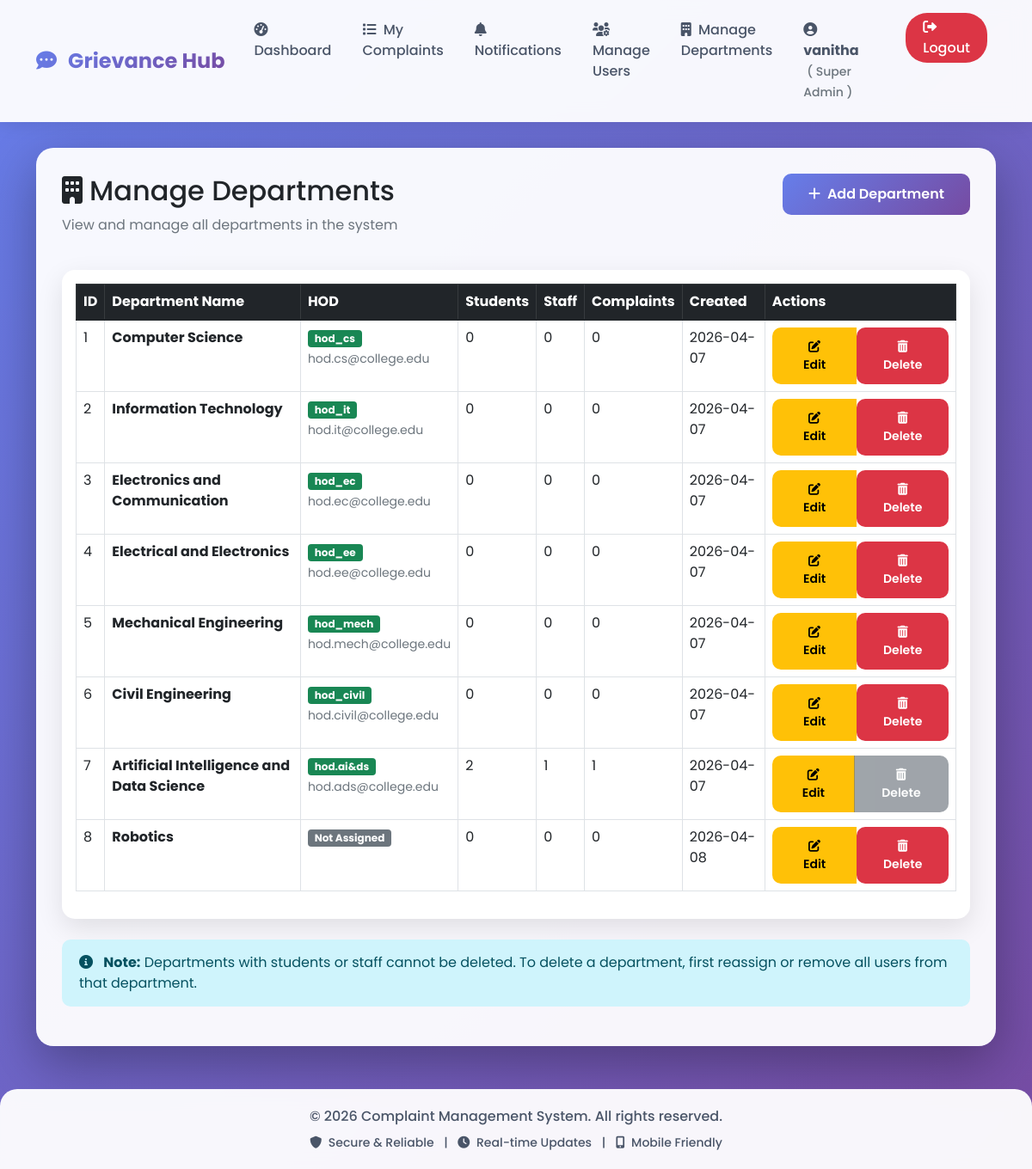
The page /admin/departments (signed in) on the database its author committed.
### models.py (models this page shows)
class User(UserMixin, db.Model):
    id = db.Column(db.Integer, primary_key=True)
    username = db.Column(db.String(80), unique=True, nullable=False)
    email = db.Column(db.String(120), unique=True, nullable=False)
    password = db.Column(db.String(200), nullable=False)
    role = db.Column(db.String(20), default='student')  # student, staff/mentor, hod, admin
    department = db.Column(db.String(100))
    year = db.Column(db.String(20))
    section = db.Column(db.String(10))
    parent_name = db.Column(db.String(100))
    parent_phone = db.Column(db.String(15))
    address = db.Column(db.Text)
    mentor_name = db.Column(db.String(100))  # For students - who is their mentor
    phone = db.Column(db.String(15))
    created_at = db.Column(db.DateTime, default=datetime.utcnow)
    complaints = db.relationship('Complaint', backref='author', lazy=True, foreign_keys='Complaint.user_id')
    assigned_complaints = db.relationship('Complaint', backref='assigned_staff', lazy=True, foreign_keys='Complaint.assigned_to')

class Department(db.Model):
    id = db.Column(db.Integer, primary_key=True)
    name = db.Column(db.String(100), unique=True, nullable=False)
    hod_id = db.Column(db.Integer, db.ForeignKey('user.id'), nullable=True)
    created_at = db.Column(db.DateTime, default=datetime.utcnow)
    hod = db.relationship('User', foreign_keys=[hod_id], backref='managed_department')

### app.py (the view)
@app.route('/admin/departments')
@login_required
def manage_departments():
    if not is_super_admin(current_user):
        abort(403)
    departments = Department.query.all()
    for dept in departments:
        dept.student_count = User.query.filter_by(department=dept.name, role='student').count()
        dept.staff_count = User.query.filter_by(department=dept.name, role='staff').count()
        dept.complaint_count = Complaint.query.join(User, Complaint.user_id == User.id).filter(User.department == dept.name).count()
    return render_template('manage_departments.html', departments=departments)

### app.py (called while the page is built)
def is_super_admin(user):
    return user.role == 'admin' and user.email == 'vanitha.sty3375@gmail.com'

def is_department_admin(user):
    return user.role == 'hod'

@login_manager.user_loader
def load_user(user_id):
    return User.query.get(int(user_id))

@app.context_processor
def utility_processor():
    return {
        'is_super_admin': is_super_admin,
        'is_department_admin': is_department_admin
    }

### templates/manage_departments.html
{% extends "base.html" %}
{% block content %}
<div class="row mb-4">
    <div class="col-12">
        <div class="d-flex justify-content-between align-items-center">
            <h2><i class="fas fa-building me-2"></i>Manage Departments</h2>
            <a href="{{ url_for('add_department') }}" class="btn btn-primary">
                <i class="fas fa-plus me-2"></i>Add Department
            </a>
        </div>
        <p class="text-muted">View and manage all departments in the system</p>
    </div>
</div>
<div class="row">
    <div class="col-12">
        <div class="card">
            <div class="card-body">
                <div class="table-responsive">
                    <table class="table table-bordered table-hover">
                        <thead class="table-dark">
                            <tr>
                                <th>ID</th>
                                <th>Department Name</th>
                                <th>HOD</th>
                                <th>Students</th>
                                <th>Staff</th>
                                <th>Complaints</th>
                                <th>Created</th>
                                <th>Actions</th>
                             </thead>
                        <tbody>
                            {% for dept in departments %}
                            <tr>
                                <td>{{ dept.id }}</td>
                                <td><strong>{{ dept.name }}</strong></td>
                                <td>
                                    {% if dept.hod %}
                                        <span class="badge bg-success">{{ dept.hod.username }}</span>
                                        <br><small class="text-muted">{{ dept.hod.email }}</small>
                                    {% else %}
                                        <span class="badge bg-secondary">Not Assigned</span>
                                    {% endif %}
                                </td>
                                <td>{{ dept.student_count }}</td>
                                <td>{{ dept.staff_count }}</td>
                                <td>{{ dept.complaint_count }}</td>
                                <td>{{ dept.created_at.strftime('%Y-%m-%d') }}</td>
                                <td>
                                    <div class="btn-group" role="group">
                                        <a href="{{ url_for('edit_department', dept_id=dept.id) }}"
                                           class="btn btn-sm btn-warning">
                                            <i class="fas fa-edit"></i> Edit
                                        </a>
                                        {% set total_users = dept.student_count + dept.staff_count %}
                                        {% if total_users == 0 %}
                                            <form method="POST" action="{{ url_for('delete_department', id=dept.id) }}"
                                                  style="display: inline-block;"
                                                  onsubmit="return confirm('Delete department \"{{ dept.name }}\"? This cannot be undone!');">
                                                <button type="submit" class="btn btn-sm btn-danger">
                                                    <i class="fas fa-trash-alt"></i> Delete
                                                </button>
                                            </form>
                                        {% else %}
                                            <button type="button"
                                                    class="btn btn-sm btn-secondary"
                                                    disabled
                                                    title="Cannot delete - has {{ total_users }} user(s) assigned">
                                                <i class="fas fa-trash-alt"></i> Delete
                                            </button>
                                        {% endif %}
                                    </div>
                                </td>
                            </tr>
                            {% endfor %}
                        </tbody>
                    </table>
                </div>
            </div>
        </div>
    </div>
</div>
<div class="row mt-4">
    <div class="col-12">
        <div class="alert alert-info">
            <i class="fas fa-info-circle me-2"></i>
            <strong>Note:</strong> Departments with students or staff cannot be deleted. To delete a department, first reassign or remove all users from that department.
        </div>
    </div>
</div>
{% endblock %}

### templates/base.html (shortened to what this page needs)
<!DOCTYPE html>
<html lang="en">
<head>
    <link href="https://cdn.jsdelivr.net/npm/bootstrap@5.1.3/dist/css/bootstrap.min.css" rel="stylesheet">
    <link rel="stylesheet" href="https://cdnjs.cloudflare.com/ajax/libs/font-awesome/6.0.0/css/all.min.css">
</head>
<body>
    <nav class="navbar navbar-expand-lg navbar-light">
        <div class="container">
            <a class="navbar-brand" href="{{ url_for('index') }}">
                <i class="fas fa-comment-dots me-2"></i>
                Grievance Hub
            </a>
            <div class="collapse navbar-collapse" id="navbarNav">
                <ul class="navbar-nav ms-auto">
                    {% if current_user.is_authenticated %}
                        <li class="nav-item">
                            {% if is_super_admin(current_user) %}
                                <a class="nav-link" href="{{ url_for('super_admin_dashboard') }}">
                                    <i class="fas fa-tachometer-alt me-1"></i> Dashboard
                                </a>
                            {% elif is_department_admin(current_user) %}
                                <a class="nav-link" href="{{ url_for('hod_dashboard') }}">
                                    <i class="fas fa-tachometer-alt me-1"></i> Dashboard
                                </a>
                            {% elif current_user.role == 'staff' %}
                                <a class="nav-link" href="{{ url_for('staff_dashboard') }}">
                                    <i class="fas fa-tachometer-alt me-1"></i> Dashboard
                                </a>
                            {% else %}
                                <a class="nav-link" href="{{ url_for('dashboard') }}">
                                    <i class="fas fa-tachometer-alt me-1"></i> Dashboard
                                </a>
                            {% endif %}
                        </li>
                        <li class="nav-item">
                            <a class="nav-link" href="{{ url_for('view_complaints') }}">
                                <i class="fas fa-list me-1"></i> My Complaints
                            </a>
                        </li>
                        <li class="nav-item position-relative">
                            <a class="nav-link" href="{{ url_for('view_notifications') }}">
                                <i class="fas fa-bell me-1"></i> Notifications
                                {% set unread = current_user.notifications|selectattr('is_read', 'equalto', false)|list|length %}
                            </a>
                        </li>
                        {% if is_super_admin(current_user) %}
                            <li class="nav-item">
                                <a class="nav-link" href="{{ url_for('super_admin_users') }}">
                                    <i class="fas fa-users-cog me-1"></i> Manage Users
                                </a>
                            </li>
                            <li class="nav-item">
                                <a class="nav-link" href="{{ url_for('manage_departments') }}">
                                    <i class="fas fa-building me-1"></i> Manage Departments
                                </a>
                            </li>
                        {% endif %}
                        <li class="nav-item me-2">
                            <span class="nav-link">
                                <i class="fas fa-user-circle me-1"></i>
                                <strong>{{ current_user.username }}</strong>
                                <small class="text-muted ms-1">
                                    ({% if is_super_admin(current_user) %}
                                        Super Admin
                                    {% elif is_department_admin(current_user) %}
                                        HOD
                                    {% elif current_user.role == 'staff' %}
                                        Staff
                                    {% else %}
                                        Student
                                    {% endif %})
                                </small>
                            </span>
                        </li>
                        <li class="nav-item">
                            <a class="nav-link logout-btn" href="{{ url_for('logout') }}"
                               onclick="return confirm('Are you sure you want to logout?')">
                                <i class="fas fa-sign-out-alt"></i> Logout
                            </a>
                        </li>
                    {% endif %}
                </ul>
            </div>
        </div>
    </nav>
    <div class="container">
        <div class="main-content">
            {% block content %}{% endblock %}
        </div>
    </div>
    <footer class="footer">
        <div class="container">
            <p class="mb-0">&copy; 2026 Complaint Management System. All rights reserved.</p>
            <p class="mb-0 mt-2 small">
                <i class="fas fa-shield-alt me-1"></i> Secure & Reliable
                <span class="mx-2">|</span>
                <i class="fas fa-clock me-1"></i> Real-time Updates
                <span class="mx-2">|</span>
                <i class="fas fa-mobile-alt me-1"></i> Mobile Friendly
            </p>
        </div>
    </footer>
</body>
</html>

### templates/base.html (style rules this page uses)
* { font-family: 'Poppins', sans-serif; }
body { background: linear-gradient(135deg, #667eea 0%, #764ba2 100%); min-height: 100vh; background-attachment: fixed; }
.navbar { background: rgba(255, 255, 255, 0.95) !important; backdrop-filter: blur(10px); box-shadow: 0 2px 20px rgba(0,0,0,0.1); padding: 15px 0; }
.navbar-brand { font-weight: 700; font-size: 1.5rem; background: linear-gradient(135deg, #667eea 0%, #764ba2 100%); -webkit-background-clip: text; -webkit-text-fill-color: transparent; transition: transform 0.3s ease; }
.nav-link { font-weight: 500; color: #4a5568 !important; margin: 0 10px; position: relative; transition: color 0.3s ease; }
.logout-btn { background-color: #dc3545; color: white !important; border-radius: 25px; padding: 5px 20px !important; margin-left: 15px; transition: all 0.3s ease; }
.main-content { background: rgba(255, 255, 255, 0.95); border-radius: 20px; padding: 30px; margin: 30px 0; box-shadow: 0 20px 60px rgba(0,0,0,0.3); animation: fadeInUp 0.5s ease; }
.card { border: none; border-radius: 15px; box-shadow: 0 10px 30px rgba(0,0,0,0.1); transition: all 0.3s ease; overflow: hidden; }
.btn { border-radius: 10px; padding: 12px 30px; font-weight: 600; transition: all 0.3s ease; border: none; }
.btn-primary { background: linear-gradient(135deg, #667eea 0%, #764ba2 100%); }
.alert { border-radius: 10px; border: none; padding: 15px 20px; animation: slideInDown 0.5s ease; }
.footer { background: rgba(255, 255, 255, 0.95); backdrop-filter: blur(10px); padding: 20px 0; margin-top: 50px; border-radius: 20px 20px 0 0; color: #4a5568; text-align: center; font-weight: 500; }

### rows shown on the page
User: username "vanitha"
Department: id "1", name "Computer Science", hod.username "hod_cs", hod.email "hod.cs@college.edu", student_count "0", staff_count "0", complaint_count "0", created_at "2026-04-07"
Department: id "2", name "Information Technology", hod.username "hod_it", hod.email "hod.it@college.edu", student_count "0", staff_count "0", complaint_count "0", created_at "2026-04-07"
Department: id "3", name "Electronics and Communication", hod.username "hod_ec", hod.email "hod.ec@college.edu", student_count "0", staff_count "0", complaint_count "0", created_at "2026-04-07"
Department: id "4", name "Electrical and Electronics", hod.username "hod_ee", hod.email "hod.ee@college.edu", student_count "0", staff_count "0", complaint_count "0", created_at "2026-04-07"
Department: id "5", name "Mechanical Engineering", hod.username "hod_mech", hod.email "hod.mech@college.edu", student_count "0", staff_count "0", complaint_count "0", created_at "2026-04-07"
Department: id "6", name "Civil Engineering", hod.username "hod_civil", hod.email "hod.civil@college.edu", student_count "0", staff_count "0", complaint_count "0", created_at "2026-04-07"
Department: id "7", name "Artificial Intelligence and Data Science", hod.username "hod.ai&ds", hod.email "hod.ads@college.edu", student_count "2", staff_count "1", complaint_count "1", created_at "2026-04-07"
Department: id "8", name "Robotics", shows "Not Assigned", student_count "0", staff_count "0", complaint_count "0", created_at "2026-04-08"
